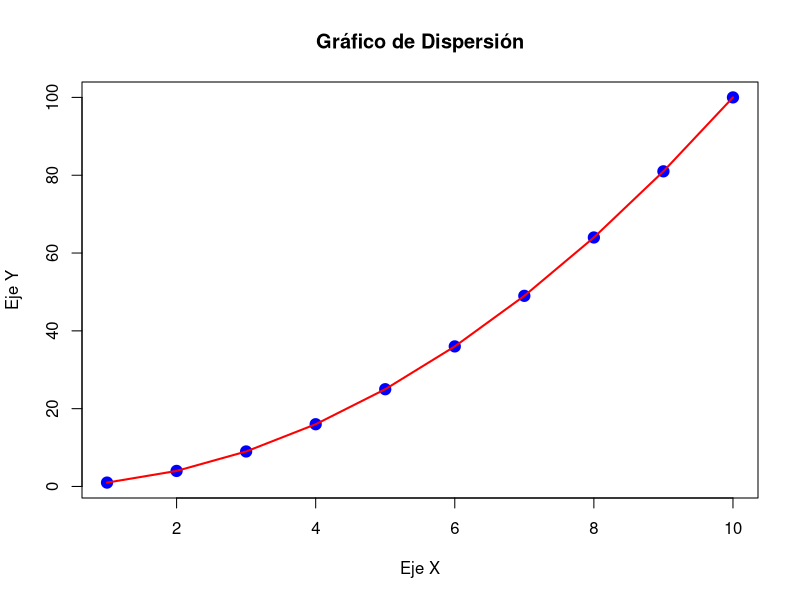
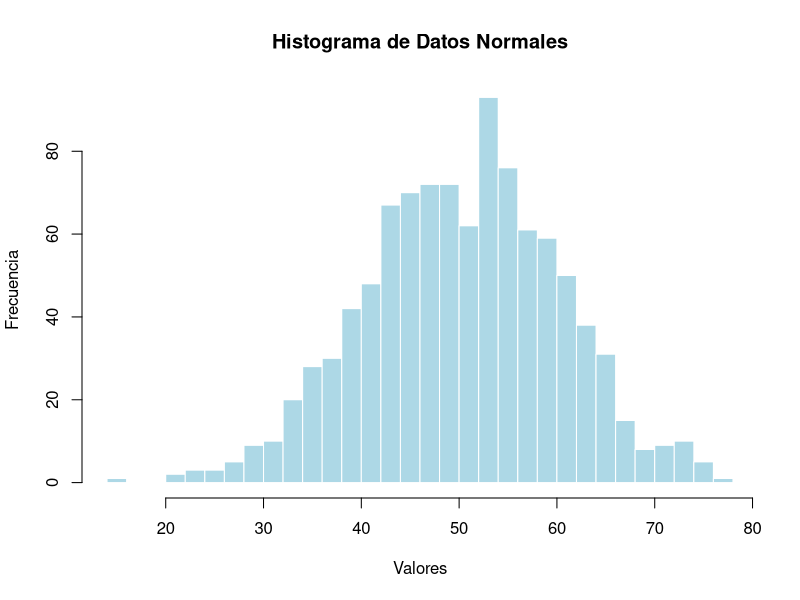
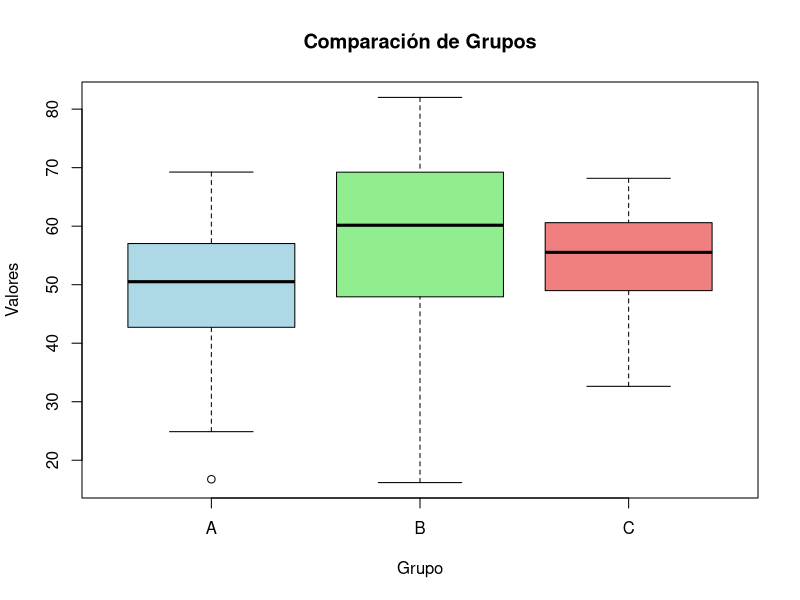
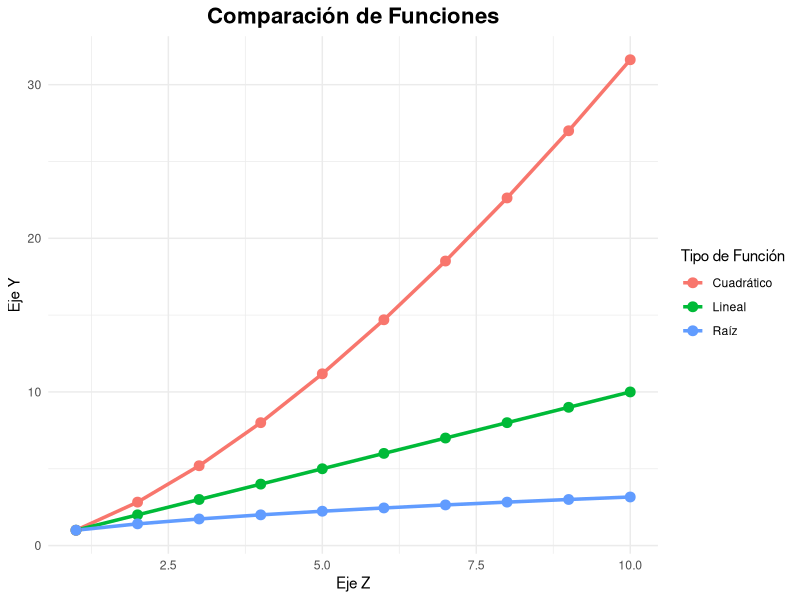
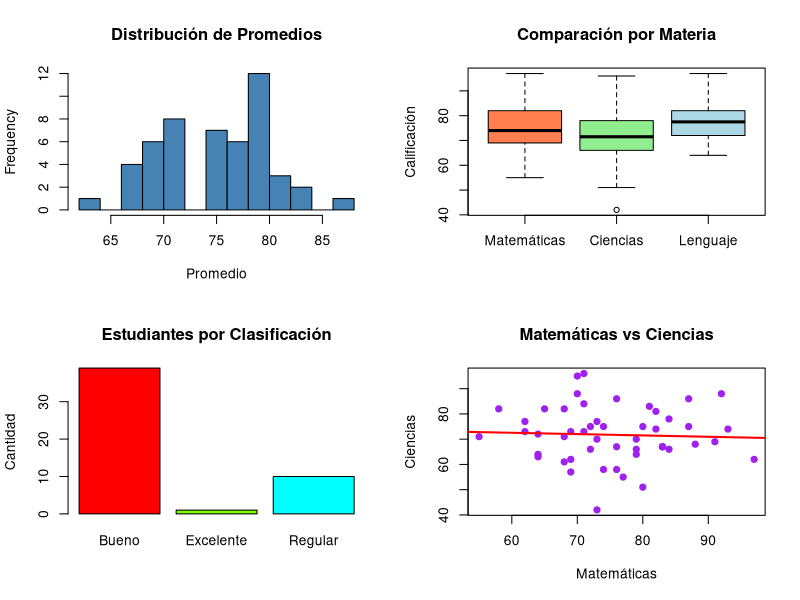

R code for these plots, in order:
## ---- chunk 1
knitr::opts_chunk$set(echo = TRUE, warning = FALSE, message = FALSE)
## ---- chunk 2
# Números
edad <- 25
altura <- 1.75
temperatura <- -5.3

# Caracteres (texto)
nombre <- "María"
ciudad <- "Madrid"

# Lógicos (booleanos)
es_estudiante <- TRUE
tiene_coche <- FALSE

# Mostrar valores
print(paste("Mi nombre es", nombre, "y tengo", edad, "años"))
## ---- chunk 3
# Numeric (números decimales)
x <- 10.5
class(x)

# Integer (números enteros)
y <- 10L
class(y)

# Character (texto)
z <- "Hola R"
class(z)

# Logical (verdadero/falso)
w <- TRUE
class(w)
## ---- chunk 4
# Crear vectores
numeros <- c(1, 2, 3, 4, 5)
frutas <- c("manzana", "banana", "naranja")
logicos <- c(TRUE, FALSE, TRUE, TRUE)

# Operaciones con vectores
numeros * 2
numeros + 10

# Acceder a elementos (R empieza en 1, no en 0)
frutas[1]  # Primera fruta
numeros[3:5]  # Del tercero al quinto elemento
## ---- chunk 5
# Crear una matriz 3x3
matriz <- matrix(1:9, nrow = 3, ncol = 3)
print(matriz)

# Acceder a elementos
matriz[2, 3]  # Fila 2, columna 3
matriz[1, ]   # Primera fila completa
matriz[, 2]   # Segunda columna completa

# Operaciones con matrices
matriz * 2
## ---- chunk 6
# Crear un data frame
estudiantes <- data.frame(
  nombre = c("Ana", "Luis", "Carlos", "María"),
  edad = c(20, 22, 21, 23),
  nota = c(8.5, 7.0, 9.2, 8.8),
  aprobado = c(TRUE, TRUE, TRUE, TRUE)
)

print(estudiantes)

# Acceder a columnas
estudiantes$nombre
estudiantes[, "edad"]

# Filtrar datos
estudiantes[estudiantes$nota > 8, ]
## ---- chunk 7
# Crear una lista
mi_lista <- list(
  numeros = c(1, 2, 3),
  texto = "Hola",
  matriz = matrix(1:4, nrow = 2),
  logico = TRUE
)

# Acceder a elementos
mi_lista$numeros
mi_lista[[2]]
## ---- chunk 8
a <- 10
b <- 3

suma <- a + b
resta <- a - b
multiplicacion <- a * b
division <- a / b
potencia <- a ^ 2
modulo <- a %% b  # Residuo

cat("Suma:", suma, "\n")
cat("División:", division, "\n")
cat("Potencia:", potencia, "\n")
## ---- chunk 9
x <- 5
y <- 10

x == y  # Igual a
x != y  # Diferente de
x < y   # Menor que
x > y   # Mayor que
x <= y  # Menor o igual
x >= y  # Mayor o igual
## ---- chunk 10
# AND lógico
TRUE & TRUE
TRUE & FALSE

# OR lógico
TRUE | FALSE
FALSE | FALSE

# NOT lógico
!TRUE
!FALSE
## ---- chunk 11
# If simple
numero <- 15

if (numero > 10) {
  print("El número es mayor que 10")
}

# If-else
edad <- 18

if (edad >= 18) {
  print("Eres mayor de edad")
} else {
  print("Eres menor de edad")
}

# If-else if-else
calificacion <- 85

if (calificacion >= 90) {
  print("Excelente")
} else if (calificacion >= 70) {
  print("Bueno")
} else if (calificacion >= 50) {
  print("Aprobado")
} else {
  print("Reprobado")
}
## ---- chunk 12
# Bucle for simple
for (i in 1:5) {
  print(paste("Iteración número:", i))
}

# For con vectores
frutas <- c("manzana", "pera", "uva")
for (fruta in frutas) {
  print(paste("Me gusta la", fruta))
}
## ---- chunk 13
# While loop
contador <- 1
while (contador <= 5) {
  print(paste("Contador:", contador))
  contador <- contador + 1
}
## ---- chunk 14
# Funciones estadísticas
numeros <- c(2, 4, 6, 8, 10)

mean(numeros)    # Media
median(numeros)  # Mediana
sd(numeros)      # Desviación estándar
sum(numeros)     # Suma
min(numeros)     # Mínimo
max(numeros)     # Máximo
length(numeros)  # Longitud
## ---- chunk 15
# Función simple
saludar <- function(nombre) {
  mensaje <- paste("¡Hola,", nombre, "!")
  return(mensaje)
}

saludar("Ana")

# Función con múltiples parámetros
calcular_area_rectangulo <- function(base, altura) {
  area <- base * altura
  return(area)
}

calcular_area_rectangulo(5, 3)

# Función con valor por defecto
potencia <- function(numero, exponente = 2) {
  resultado <- numero ^ exponente
  return(resultado)
}

potencia(5)      # Usa exponente por defecto (2)
potencia(5, 3)   # Usa exponente 3
## ---- chunk 16
# Datos de ejemplo
x <- 1:10
y <- x^2

# Gráfico de dispersión
plot(x, y, 
     main = "Gráfico de Dispersión",
     xlab = "Eje X",
     ylab = "Eje Y",
     col = "blue",
     pch = 19,
     cex = 1.5)

# Agregar línea
lines(x, y, col = "red", lwd = 2)
## ---- chunk 17
# Histograma
datos <- rnorm(1000, mean = 50, sd = 10)
hist(datos,
     main = "Histograma de Datos Normales",
     xlab = "Valores",
     ylab = "Frecuencia",
     col = "lightblue",
     border = "white",
     breaks = 30)
## ---- chunk 18
# Boxplot
grupos <- data.frame(
  valores = c(rnorm(100, 50, 10), rnorm(100, 60, 15), rnorm(100, 55, 8)),
  grupo = rep(c("A", "B", "C"), each = 100)
)

boxplot(valores ~ grupo, 
        data = grupos,
        main = "Comparación de Grupos",
        xlab = "Grupo",
        ylab = "Valores",
        col = c("lightblue", "lightgreen", "lightcoral"))
## ---- chunk 19
# Instalar y cargar ggplot2 si es necesario
if (!require(ggplot2)) install.packages("ggplot2")
library(ggplot2)

# Crear datos de ejemplo
datos_gg <- data.frame(
  x = rep(1:10, 3),
  y = c(1:10, (1:10)^1.5, (1:10)^0.5),
  grupo = rep(c("Lineal", "Cuadrático", "Raíz"), each = 10)
)

# Gráfico con ggplot2
ggplot(datos_gg, aes(x = x, y = y, color = grupo)) +
  geom_line(size = 1.2) +
  geom_point(size = 3) +
  theme_minimal() +
  labs(title = "Comparación de Funciones",
       x = "Eje Z",
       y = "Eje Y",
       color = "Tipo de Función") +
  theme(plot.title = element_text(hjust = 0.5, size = 16, face = "bold"))
## ---- chunk 20
# Crear datos de ejemplo
ventas <- data.frame(
  producto = c("A", "B", "C", "A", "B"),
  cantidad = c(10, 15, 8, 12, 20),
  precio = c(100, 150, 80, 100, 150)
)

# Agregar columna
ventas$total <- ventas$cantidad * ventas$precio

# Resumen de datos
summary(ventas)

# Ordenar datos
ventas[order(ventas$total, decreasing = TRUE), ]

# Agregar por grupo
aggregate(total ~ producto, data = ventas, FUN = sum)
## ---- chunk 21
# Generar datos de ejemplo
set.seed(123)
n_estudiantes <- 50

calificaciones <- data.frame(
  estudiante = paste("Est", 1:n_estudiantes),
  matematicas = round(rnorm(n_estudiantes, 75, 10)),
  ciencias = round(rnorm(n_estudiantes, 70, 12)),
  lenguaje = round(rnorm(n_estudiantes, 80, 8))
)

# Calcular promedio
calificaciones$promedio <- rowMeans(calificaciones[, 2:4])

# Clasificar estudiantes
calificaciones$clasificacion <- ifelse(calificaciones$promedio >= 85, "Excelente",
                                       ifelse(calificaciones$promedio >= 70, "Bueno",
                                              ifelse(calificaciones$promedio >= 60, "Regular", "Insuficiente")))

# Estadísticas descriptivas
cat("=== RESUMEN DE CALIFICACIONES ===\n")
cat("Promedio general:", round(mean(calificaciones$promedio), 2), "\n")
cat("Calificación máxima:", max(calificaciones$promedio), "\n")
cat("Calificación mínima:", min(calificaciones$promedio), "\n\n")

# Tabla de frecuencias
cat("Distribución por clasificación:\n")
print(table(calificaciones$clasificacion))

# Visualización
par(mfrow = c(2, 2))

# Histograma de promedios
hist(calificaciones$promedio,
     main = "Distribución de Promedios",
     xlab = "Promedio",
     col = "steelblue",
     breaks = 15)

# Boxplot por materia
boxplot(calificaciones[, 2:4],
        main = "Comparación por Materia",
        names = c("Matemáticas", "Ciencias", "Lenguaje"),
        col = c("coral", "lightgreen", "lightblue"),
        ylab = "Calificación")

# Gráfico de barras de clasificación
barplot(table(calificaciones$clasificacion),
        main = "Estudiantes por Clasificación",
        col = rainbow(4),
        ylab = "Cantidad")

# Gráfico de dispersión
plot(calificaciones$matematicas, calificaciones$ciencias,
     main = "Matemáticas vs Ciencias",
     xlab = "Matemáticas",
     ylab = "Ciencias",
     col = "purple",
     pch = 19)
abline(lm(ciencias ~ matematicas, data = calificaciones), col = "red", lwd = 2)

par(mfrow = c(1, 1))
## ---- chunk 22
# Los comentarios ayudan a entender el código
# Usa comentarios para explicar QUÉ hace el código y POR QUÉ

# Mal comentario (obvio)
x <- 5  # Asignar 5 a x

# Buen comentario (explica el propósito)
umbral_aprobado <- 60  # Calificación mínima para aprobar el curso
## ---- chunk 23
# Buenos nombres (descriptivos)
edad_estudiante <- 20
precio_producto <- 99.99
es_mayor_edad <- TRUE

# Malos nombres (poco claros)
x1 <- 20
p <- 99.99
flag <- TRUE
## ---- chunk 24
# Usar try-catch para manejar errores
resultado <- tryCatch({
  # Código que puede fallar
  numero <- as.numeric("abc")
  numero * 2
}, error = function(e) {
  # Qué hacer si hay error
  print("Error: No se pudo convertir a número")
  return(NA)
})

print(resultado)
